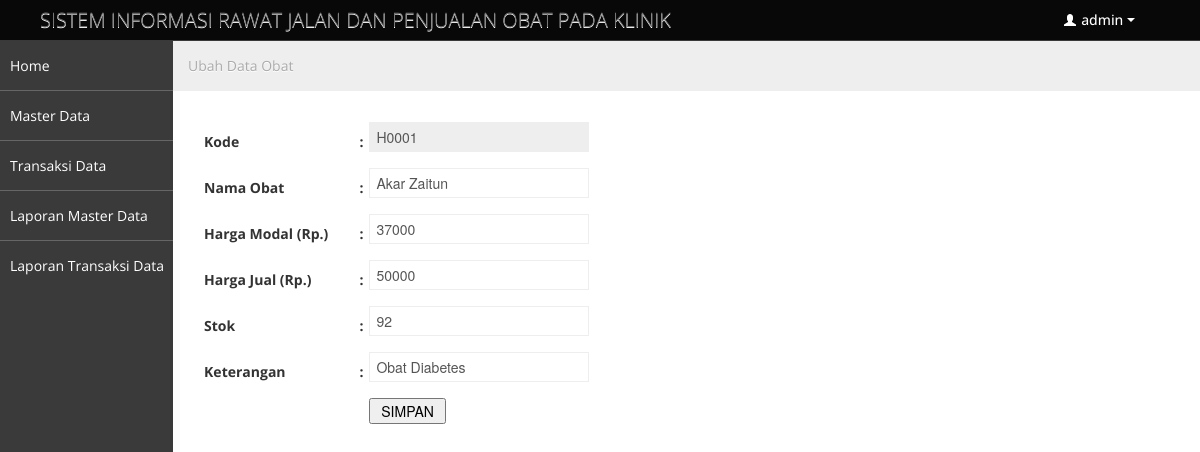
The app's page /dasboard.php?page=Obat-Edit&Kode=H0001 (signed in) with its own data.
### tables this page shows
CREATE TABLE IF NOT EXISTS `petugas` (
  `kd_petugas` char(4) NOT NULL,
  `nm_petugas` varchar(100) NOT NULL,
  `no_telepon` varchar(20) NOT NULL,
  `username` varchar(20) NOT NULL,
  `password` varchar(200) NOT NULL,
  `level` varchar(20) NOT NULL DEFAULT 'Kasir',
  PRIMARY KEY (`kd_petugas`)
);

CREATE TABLE IF NOT EXISTS `obat` (
  `kd_obat` char(5) NOT NULL,
  `nm_obat` varchar(100) NOT NULL,
  `harga_modal` int(10) NOT NULL,
  `harga_jual` int(10) NOT NULL,
  `stok` int(10) NOT NULL,
  `keterangan` varchar(100) NOT NULL,
  PRIMARY KEY (`kd_obat`)
);

### obat_edit.php (the view, shortened to what this page needs)
<th colspan="3"><ul class="breadcrumb">
				<li>
					Ubah Data Obat
				</li>
			</ul></th>
<?php
$Kode	 = isset($_GET['Kode']) ?  $_GET['Kode'] : $_POST['txtKode'];
$mySql = "SELECT * FROM obat WHERE kd_obat='$Kode'";
$myQry = mysql_query($mySql, $koneksidb)  or die ("Query ambil data salah : ".mysql_error());
$myData= mysql_fetch_array($myQry);
	$dataKode	=  $myData['kd_obat'];
	$dataNama	= isset($_POST['txtNama']) ? $_POST['txtNama'] : $myData['nm_obat'];
	$dataHargaModal	= isset($_POST['txtHargaModal']) ? $_POST['txtHargaModal'] : $myData['harga_modal'];
	$dataHargaJual	= isset($_POST['txtHargaJual']) ? $_POST['txtHargaJual'] : $myData['harga_jual'];
	$dataStok		= isset($_POST['txtStok']) ? $_POST['txtStok'] :  $myData['stok'];
	$dataKeterangan	= isset($_POST['txtKeterangan']) ? $_POST['txtKeterangan'] : $myData['keterangan'];
?>
<form action="<?php $_SERVER['PHP_SELF']; ?>" method="post" name="form1" target="_self">
  <table  class="table-list" width="100%" border="0" cellspacing="1" cellpadding="3">
    <tr>
      <td width="16%"><strong>Kode</strong></td>
      <td width="1%"><strong>:</strong></td>
      <td width="83%"><input type="text" name="textfield" value="<?php echo $dataKode; ?>" size="14" maxlength="10" readonly="readonly"/>
      <input name="txtKode" type="hidden" value="<?php echo $dataKode; ?>" /></td>
    </tr>
    <tr>
      <td><strong>Nama Obat </strong></td>
      <td><strong>:</strong></td>
      <td><input type="text" name="txtNama" value="<?php echo $dataNama; ?>" size="80" maxlength="100" />
      <input name="txtNamaLama" type="hidden" value="<?php echo $myData['nm_obat']; ?>" /></td>
    </tr>
    <tr>
      <td><strong>Harga Modal (Rp.) </strong></td>
      <td><strong>:</strong></td>
      <td><input type="text" name="txtHargaModal" value="<?php echo $dataHargaModal; ?>" size="20" maxlength="12"
	  			onblur="if (value == '') {value = '0'}"
				onfocus="if (value == '0') {value =''}"/></td>
    </tr>
    <tr>
      <td><strong>Harga Jual (Rp.) </strong></td>
      <td><strong>:</strong></td>
      <td><input type="text" name="txtHargaJual" value="<?php echo $dataHargaJual; ?>" size="20" maxlength="12"
	  			onblur="if (value == '') {value = '0'}"
				onfocus="if (value == '0') {value =''}"/></td>
    </tr>
    <tr>
      <td><strong>Stok</strong></td>
      <td><strong>:</strong></td>
      <td><input type="text" name="txtStok" value="<?php echo $dataStok; ?>" size="14" maxlength="10"/></td>
    </tr>
    <tr>
      <td><strong>Keterangan</strong></td>
      <td><strong>:</strong></td>
      <td><input type="text" name="txtKeterangan" value="<?php echo $dataKeterangan; ?>" size="80" maxlength="200" /></td>
    </tr>
    <tr>
      <td>&nbsp;</td>
      <td>&nbsp;</td>
      <td><input type="submit" name="btnSimpan" value=" SIMPAN " style="cursor:pointer;"></td>
    </tr>
  </table>
</form>

### dasboard.php (shortened to what this page needs)
<?php
include_once "library/inc.connection.php";
?>
<!DOCTYPE html>
<html lang="en">
<head>
	<link id="bootstrap-style" href="css/bootstrap.min.css" rel="stylesheet">
	<link href="css/bootstrap-responsive.min.css" rel="stylesheet">
	<link id="base-style" href="css/style.css" rel="stylesheet">
	<link id="base-style-responsive" href="css/style-responsive.css" rel="stylesheet">
    <link rel="stylesheet" type="text/css" href="plugins/tigra_calendar/tcal.css" />
</head>
<body>
	<div class="navbar">
		<div class="navbar-inner">
			<div class="container-fluid">
					<a class="brand" href="index.html">SISTEM INFORMASI RAWAT JALAN DAN PENJUALAN OBAT PADA KLINIK </a>
				<div class="nav-no-collapse header-nav">
					<ul class="nav pull-right">
						<?php
$mySql = "SELECT * FROM petugas WHERE kd_petugas='".$_SESSION['SES_LOGIN']."'";
$myQry = mysql_query($mySql, $koneksidb)  or die ("Query user salah : ".mysql_error());
$myData= mysql_fetch_array($myQry);
?>
						<li class="dropdown">
							<a class="btn dropdown-toggle" data-toggle="dropdown" href="#">
								<i class="halflings-icon white user"></i> <?php echo $myData['username']; ?>
								<span class="caret"></span>
							</a>
						</li>
					</ul>
				</div>
		  </div>
		</div>
	</div>
		<div class="container-fluid-full">
		<div class="row-fluid">
			<div id="sidebar-left" class="span2">
				<div class="nav-collapse sidebar-nav">
				<?php include "menu.php"; ?></div>
			</div>
			<div id="content" class="span10">
<?php include "buka_file.php";?>
          </div>
		</div>
		</div>
</body>
</html>

### css/style.css (style rules this page uses)
body { background: #F5F5F5; color: #333; border: none; font-family: 'Open Sans', sans-serif; font-weight: 400; }
a { color: #646464; }
.navbar { margin-bottom: 0px; }
.navbar-inner { margin-bottom: 0px; min-height: 40px; padding-right: 20px; padding-left: 20px; background: #080808; filter: none; text-shadow: 1px 1px 1px #0a0c0e; border: none; color: #fff; -webkit-border-radius: 0px; -moz-border-radius: 0px; border-radius: 0px; *zoom: 1; border-bottom: 1px solid #38383D; }
.navbar-inner a { color: #7b7b7b; text-shadow: 0 -1px 1px #0b090a; }
.navbar-inner a i { margin-top: 2px; }
.header-nav { padding: 0px; color: #fff !important; background: #000 !important; }
.header-nav .nav { margin: 0px; }
.header-nav .btn { display: inline-block; padding: 21px 20px; margin-top: 0px; margin-left: 0px; font-size: 14px; line-height: 20px; text-align: center; text-shadow: none; vertical-align: middle; cursor: pointer; background: transparent; border-left: none; border-right: none; border-top: 0px; border-bottom: 0px; -webkit-border-radius: 0px; -moz-border-radius: 0px; border-radius: 0px; -webkit-box-shadow: none !important; -moz-box-shadow: none !important; box-shadow: none !important; }
.header-nav a.btn { color: #fff !important; text-shadow: none !important; padding: 10px 25px !important; }
.header-nav .btn .caret { border-top-color: #fff !important; border-bottom-color: #fff !important; }
#sidebar-left { background: #3A3A3A; }
#content { background: #ffffff; filter: none; min-height: 100%; padding: 20px 20px; position: relative; }
.breadcrumb { margin: -28px -28px 28px -28px; line-height: 34px; background: #eee; border: 0px; color: #aaa; -webkit-box-shadow: none; -moz-box-shadow: none; box-shadow: none; -webkit-border-radius: 0px; -moz-border-radius: 0px; border-radius: 0px; }
.btn { display: inline-block; padding: 6px 12px; margin-bottom: 0; font-size: 14px; font-weight: 500; line-height: 20px; text-align: center; white-space: nowrap; vertical-align: middle; cursor: pointer; border: 1px solid #a7a9aa; -webkit-border-radius: 0px !important; border-radius: 0px !important; }
.btn i { margin-top: 2px; }
.btn { color: #ffffff; background-color: #a7a9aa; border-color: #a7a9aa; background-image: none; filter: none; text-shadow: none; }

### css/style-responsive.css (style rules this page uses)
@media (min-width: 1200px) { .container-fluid-full { overflow: hidden; position: relative; height: 100%; } }
@media (min-width: 1200px) { #content { width: 85.578%; padding: 28px; margin: 0px 0px; margin-left: 14.422% !important; } }
@media (min-width: 1200px) { #sidebar-left { background: #3A3A3A; margin-left: 0px !important; position: absolute; height: 100%; } }

### css/halflings.css (style rules this page uses)
html, html .halflings { -webkit-font-smoothing: antialiased !important; }
.halflings-icon { display: inline-block; width: 14px; height: 14px; line-height: 14px; vertical-align: text-top; background-image: url(../img/glyphicons_halflings.svg); background-position: 0 0; background-repeat: no-repeat; vertical-align: top; *display: inline; *zoom: 1; *margin-right: .3em; }
.halflings-icon.white { background-image: url(../img/glyphicons_halflings-white.svg); }
.halflings-icon.user { background-position: -168px 0; }

### records on screen
petugas: username "admin"
obat: textfield "H0001", txtNama "Akar Zaitun", txtHargaModal "37000", txtHargaJual "50000", txtStok "92", txtKeterangan "Obat Diabetes"
